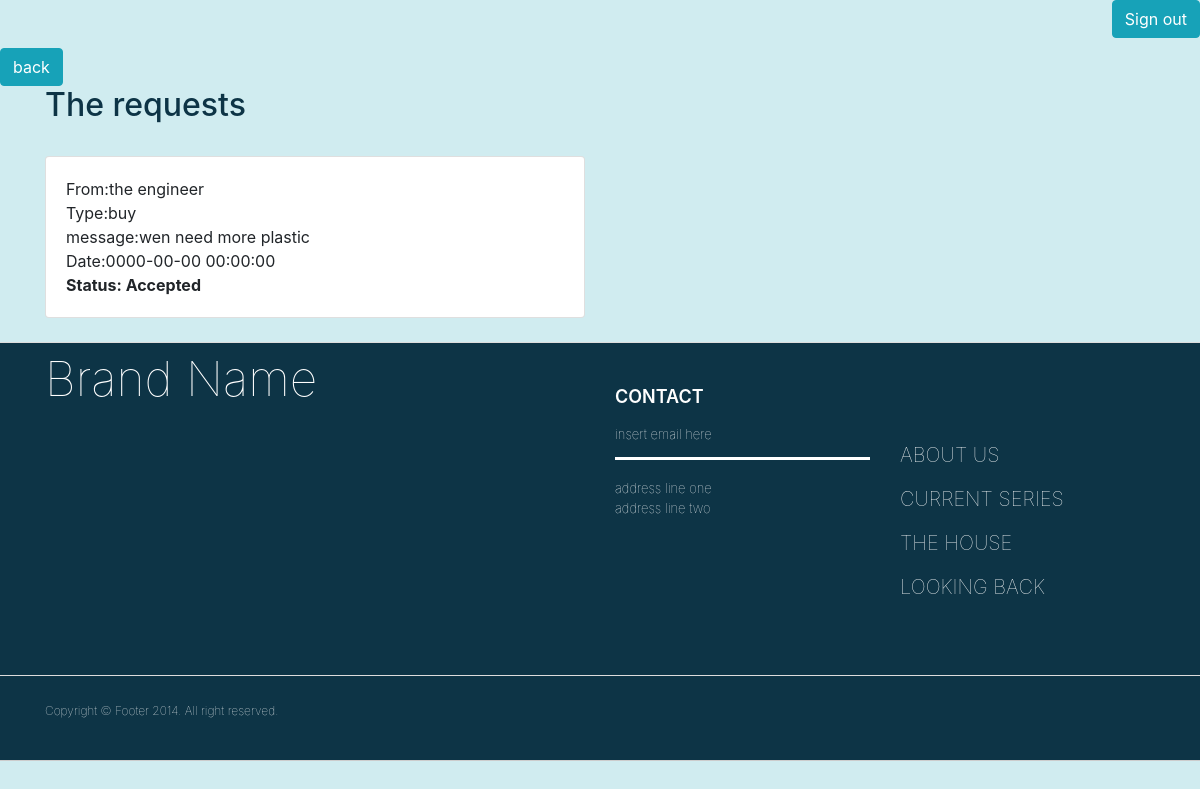
Page /replyDic.php on the committed database.
### tables this page shows
CREATE TABLE `requests` (
  `request_id` int(12) NOT NULL,
  `request_type` enum('buy','sale','pay') NOT NULL,
  `request_message` varchar(250) NOT NULL,
  `request_date` timestamp NOT NULL DEFAULT current_timestamp(),
  `fk_user_from` int(11) NOT NULL,
  `request_status` enum('Open','Accepted','Dismissed','') NOT NULL
);

CREATE TABLE `users` (
  `user_id` int(12) NOT NULL,
  `fullname` varchar(200) NOT NULL,
  `date_of_birth` date NOT NULL,
  `email` varchar(200) NOT NULL,
  `password` varchar(200) NOT NULL,
  `telefon` varchar(200) NOT NULL,
  `address` varchar(200) NOT NULL,
  `gender` enum('f','m') NOT NULL,
  `status` enum('Married','single') NOT NULL,
  `children` varchar(200) NOT NULL,
  `nationality` varchar(200) NOT NULL,
  `education` varchar(200) NOT NULL,
  `date_of_start` timestamp NOT NULL DEFAULT current_timestamp() ON UPDATE current_timestamp(),
  `role` varchar(200) NOT NULL
);

### replyDic.php (the view, shortened to what this page needs)
<?php
require 'db.php';
?>
<!DOCTYPE html>
<html lang="en">
<head>
<?php require 'header.php'; ?>
</head>
<body class="body">
<?php require 'nav.php'; ?>
<a href="managerpage.php"><button type='button' class='btn btn-info'>back</button></a>
<div class="container">
 <h2 style="color: #0d3446" >The requests </h2><br>
<?php
$sql = "SELECT * FROM requests
JOIN users ON fk_user_from=user_id WHERE role='eng'";
$result = mysqli_query($conn,$sql);
if($result->num_rows > 0){
  while($row = $result->fetch_assoc()){?>
<div class="row">
    <div class="col-sm-6">
        <div class="card">
            <div class="card-body">
               <span>From:</span><?php echo $row['fullname'];?><br>
                <span>Type:</span><?php echo $row['request_type'];?><br>
                <span>message:</span><?php echo $row['request_message'];?><br>
                <span>Date:</span><?php echo $row['request_date'];?><br>
                <strong>Status: <?php echo $row['request_status'];?></strong><br>
                </div>
        </div>
                <br>
    </div>
</div>
  <?php
}
}
?>
</div>
<?php require 'footer.php'; ?>
</body>
</html>

### replyDic.php (style rules this page uses)
.body { background-color: #d0ecf0 }

### rows in the picture
requests: fk_user_from.fullname "the engineer", request_type "buy", request_message "wen need more plastic", request_date "0000-00-00 00:00:00", request_status "Accepted"
